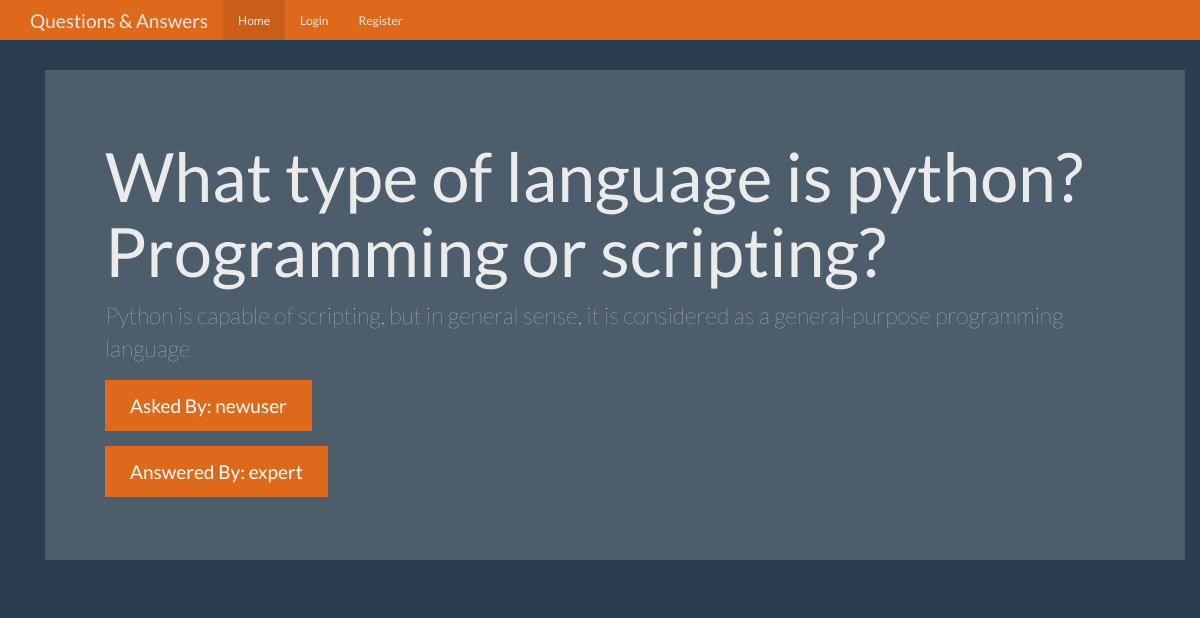
The page /question/5 on the database its author committed.
### tables this page shows
CREATE TABLE questions(
    id integer primary key autoincrement,
    question_text text not null,
    asked_by_id integer not null,
    expert_id integer not null
, answer_text text);

CREATE TABLE user(
    id integer primary key autoincrement,
    name text not null,
    password text not null,
    expert boolean not null,
    admin boolean not null
);

### app.py (the view)
@app.route('/question/<question_id>')
def question(question_id):
    user = get_current_user()
    db = get_db()
    questions_cur = db.execute('select questions.question_text, questions.answer_text, askers.name as asker_name, experts.name as expert_name from questions \
                                join user as askers on askers.id=questions.asked_by_id \
                                join user as experts on experts.id=questions.expert_id \
                                where questions.id=?', [question_id])
    question = questions_cur.fetchone()
    return render_template('question.html', user=user, question=question)

### app.py (called while the page is built)
def get_current_user():
    user_result = None
    if 'user' in session:
        user = session['user']
        db = get_db()
        user_cur = db.execute('select id, name, password, expert, admin from user where name=?', [user])
        user_result = user_cur.fetchone()
    return user_result

### database.py (called while the page is built)
def connect_db():
    sql = sqlite3.connect('D:/Flask/Q&A_App/questions.db')
    sql.row_factory = sqlite3.Row
    return sql

def get_db():
    if not hasattr(g, 'sqlite3'):
        g.sqlite_db = connect_db()
    return g.sqlite_db

### templates/question.html (shortened to what this page needs)
{% extends "base.html" %}
{% from "show_links.html" import show_links %}
{% block nav %}
{{ show_links(user) }}
{% endblock %}
{% block body %}
<div class="container theme-showcase" role="main">
  <div class="jumbotron">
    <h1>{{ question['question_text'] }}</h1>
    <p>{{ question['answer_text'] }}</p>
    <p><a class="btn btn-primary btn-lg">Asked By: {{ question['asker_name'] }}</a></p>
    <p><a class="btn btn-primary btn-lg">Answered By: {{ question['expert_name'] }}</a></p>
  </div>
</div>
{% endblock %}

### static/theme.css (style rules this page uses)
body { padding-top: 70px; padding-bottom: 30px; }

### rows shown on the page
questions: question_text "What type of language is python? Programming or scripting?", answer_text "Python is capable of scripting, but in general sense, it is considered as a general-purpose programming language"
user: asker_name "newuser"
user: expert_name "expert"
